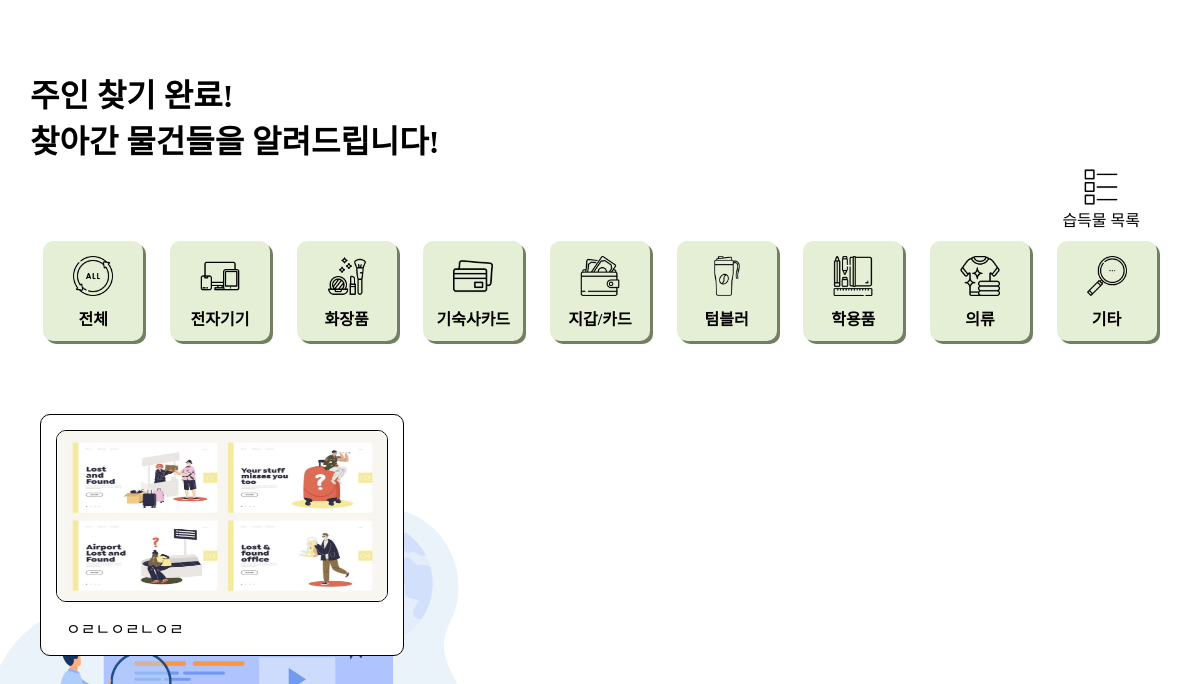
Before: /message/complete_post/ with the older database file.
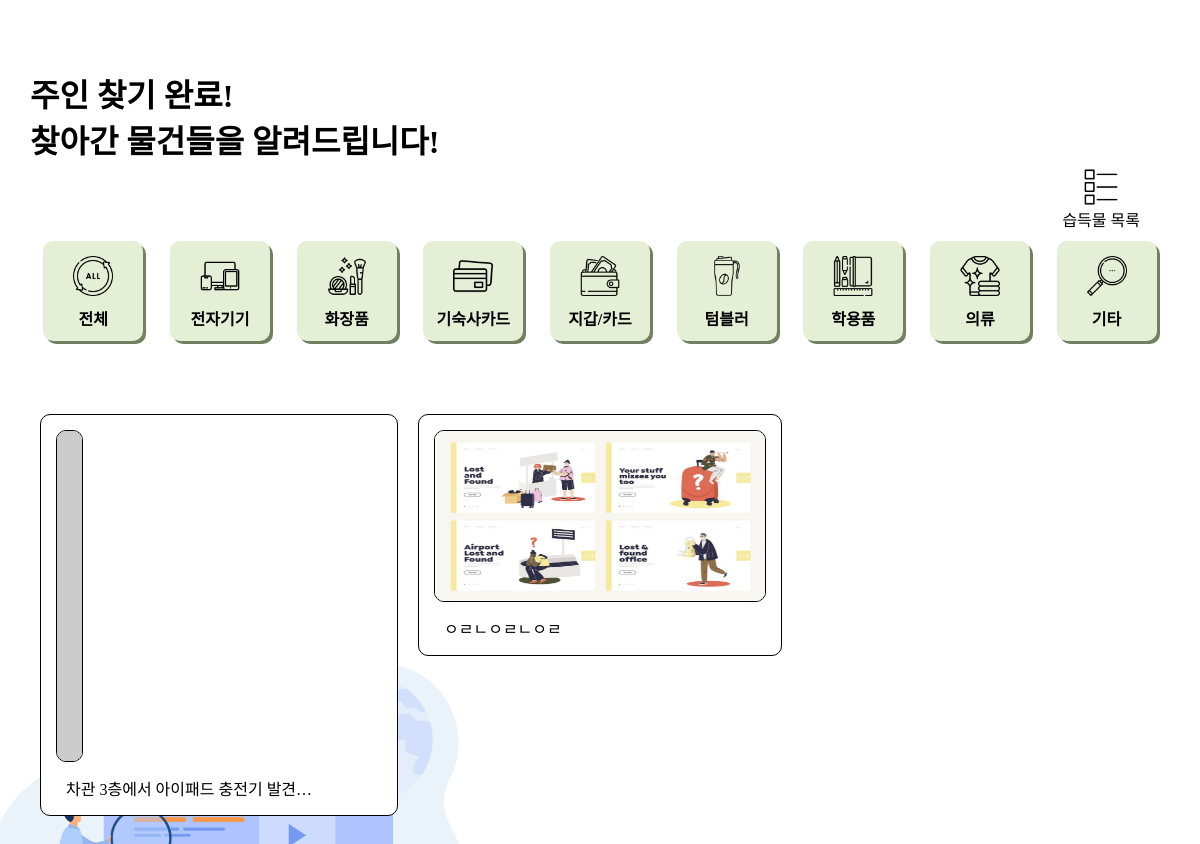
After: the same page with the newer database file.
### message/models.py (models this page shows, shortened)
class Category(models.Model):
    name = models.CharField(max_length=10, unique=True)
    slug = models.SlugField(max_length=100, unique=True, allow_unicode=True)
    head_image = models.ImageField(upload_to='message/images/category/', blank=True)
    def __str__(self):
        return self.name
    def get_absolute_url_complete(self):
        return f'/message/complete/category/{self.slug}/'
    class Meta:
        verbose_name_plural = 'Categories'

class CompleteItem(models.Model):
    title = models.CharField(max_length=30)
    author = models.ForeignKey(settings.AUTH_USER_MODEL, null=True, on_delete=models.SET_NULL)
    place = models.CharField(max_length=15, null=True)
    created_at = models.DateTimeField()
    category = models.ForeignKey(Category, null=True, on_delete=models.SET_NULL)
    head_image = models.ImageField(upload_to='message/images/complete/%Y/%m/%d/', blank=True)
    content = models.TextField()
    def __str__(self):
        return f'{self.title}'
    def get_absolute_url(self):
        return f'/message/complete_post/{self.pk}/'

### message/views.py (the view)
# urls.py: path('complete_post/', views.completeList.as_view()),
class completeList(ListView):
    model = CompleteItem
    ordering = '-pk'
    template_name = 'message/completeItem_list.html'
    def get_context_data(self, **kwargs):
        context = super(completeList, self).get_context_data()
        context['categories'] = Category.objects.all()
        return context

### message/templates/message/completeItem_list.html (shortened to what this page needs)
<!DOCTYPE html>
{% load static %}
<html lang="ko">
<head>
    <link rel="stylesheet" href="{% static 'message/css/base_list.css' %}" media="screen">
</head>
<body>
    <div class="container">
        <div class="main-title main-title-font">
            주인 찾기 완료!<br/>찾아간 물건들을 알려드립니다!
        </div>
        <div class="post-button">
            <a class="detail-link-new-post" href="../find/">
                <div class="post-list-move-button">
                    <img src="/static/message/image/list.png" width="40" height="40">
                    습득물 목록
                </div>
            </a>
        </div>
        <div class="category-container">
            <div class="category-content">
                <a class="detail-link" href="/message/complete_post/">
                    <div class="icon-text-wrapper">
                        <img src="/static/message/image/all.png" width="40" height="40">
                        <div class="category-font">전체</div>
                    </div>
                </a>
            </div>
            {% for category in categories %}
            <div class="category-content">
                <a class="detail-link" href="{{ category.get_absolute_url_complete }}">
                    <div class="icon-text-wrapper">
                        <img src="{{ category.head_image.url }}" width="40" height="40">
                        <div class="category-font">{{ category }}</div>
                    </div>
                </a>
            </div>
            {% endfor %}
        </div>
        <br />
        <div class="post-container">
            {% for item in object_list %}
            <a class="detail-link" href="{{ item.get_absolute_url }}">
                <div class="post-content">
                    {% if item.head_image %}
                    <img class="post-image" src="{{ item.head_image.url }}" width="330px" height="170px"
                        alt="{{ item }} head image">
                    {% else %}
                    <img class="post-image" src="https://picsum.photos/seed/{{ item.id }}/330/170" alt="random_image">
                    {% endif %}
                    <div class="post-text-box">
                        <div class="post-title-font">
                            {{ item.title | truncatechars:20 }}
                        </div>
                    </div>
                </div>
            </a>
            {% endfor %}
        </div>
    </div>
</body>
</html>

Changed rows visible on the page:
added CompleteItem: title "차관 3층에서 아이패드 충전기 발견…"
